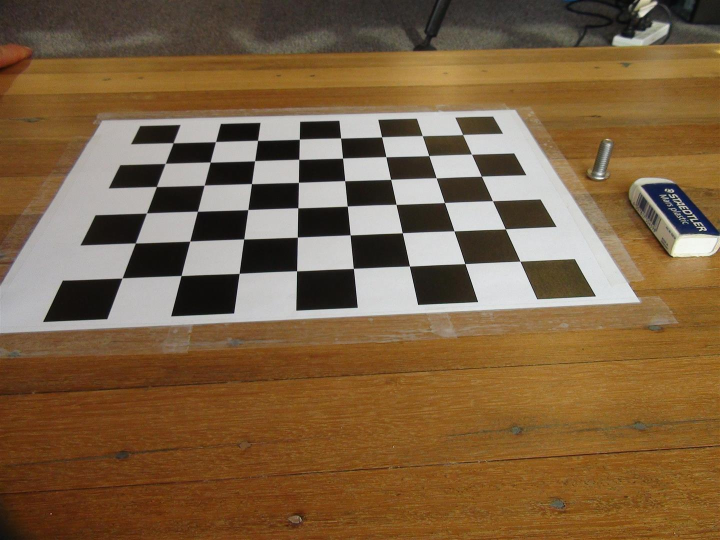
#> input picture data/Calibration/DSC00019 (Large).JPG, 1440 x 1080 px (shown at 1/2 size)
$ python -i build_geometry.py   (imports and definitions only)
#> lines starting #> are read from the running program, lines starting #| are printed output that depends on the picture
# ------------------------------------------------------------------------
# ------------------------------------------------------------------------
#
#
# SCRIPT   : build_geometry.py
# POURPOSE : build a gemoetry file with camera and rectification information
# AUTHOR   : Caio Eadi Stringari
# EMAIL    : Caio.EadiStringari@uon.edu.au
#
# V1.0     : 06/09/2017 [Caio Stringari]
# V2.0     : 22/01/2018 [Caio Stringari]
#          : - add pywavelearn imports
#
# OBSERVATIOS:
#
# ------------------------------------------------------------------------
# ------------------------------------------------------------------------


# OS
import os
import sys

# dates
import datetime

# arguments
import argparse

# numpy, pandas and xarray
import numpy as np
import pandas as pd
import xarray as xr

# scipy
import scipy.spatial

# Image I/O
import cv2
import skimage.io

# errors
from sklearn.metrics import mean_squared_error

# Matplotlib
import matplotlib.pyplot as plt

# videotools
from pywavelearn.image import (find_homography, rectify_image,
                               find_horizon_offset, rotate_translate,
                               construct_rgba_vector, camera_parser)


def crop(I, cropfile='crop.txt'):
    """
    Crop image based on a "crop" file.

    The crop file is a text file with 3 lines:
    first line is True or False, second indicates crop in U and third the
    crop in V.

    For example: crop.txt

    True
    400:1200
    300:900

    ----------
    Args:
        I [Mandatory (np.ndarray)]: image array. Use cv or skimage to read the
                                    file

        cropfile [Optional (str)]: filename of the crop file
    ----------
    Returns:
        I [ (np.ndarray)]: Croped array
    """

    # Crop the image
    f = open(cropfile, "r").readlines()
    for line in f:
        line = line.strip("\n")
        if line == "True":
            crp = True
            break
        else:
            crp = False
    if crp:
        u1 = int(f[1].split(":")[0])
        u2 = int(f[1].split(":")[1])
        v1 = int(f[2].split(":")[0])
        v2 = int(f[2].split(":")[1])
        return I[v1:v2, u1:u2]
    else:
        return I


# [90 lines left out: function main, not called in this run]


# [111 lines not run here, left out]

>>> import cv2
>>> picture = cv2.imread('../data/Calibration/DSC00019 (Large).JPG', cv2.IMREAD_GRAYSCALE)
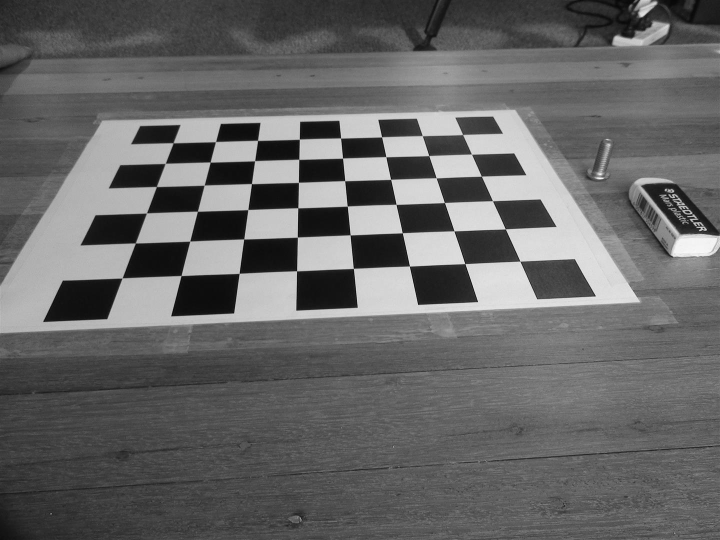
#> picture: shape (1080, 1440) (shown at 1/2 size); min 0, max 255, mean 102.2
>>> result = crop(picture)
#> (the run stopped early here; a loop or call above may not have finished)

$ run again, on data/Calibration/DSC00021 (Large).JPG
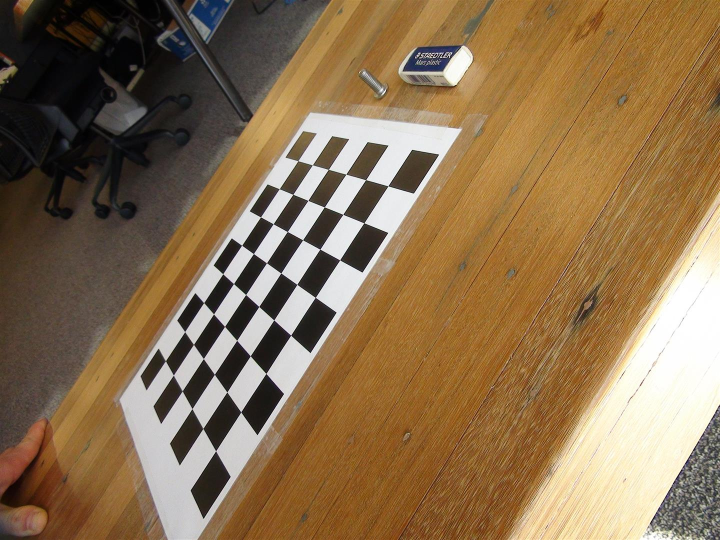
#> input picture data/Calibration/DSC00021 (Large).JPG, 1440 x 1080 px (shown at 1/2 size)
#> `picture = cv2.imread('../data/Calibration/DSC00019 (Large).JPG', cv2.I..`:
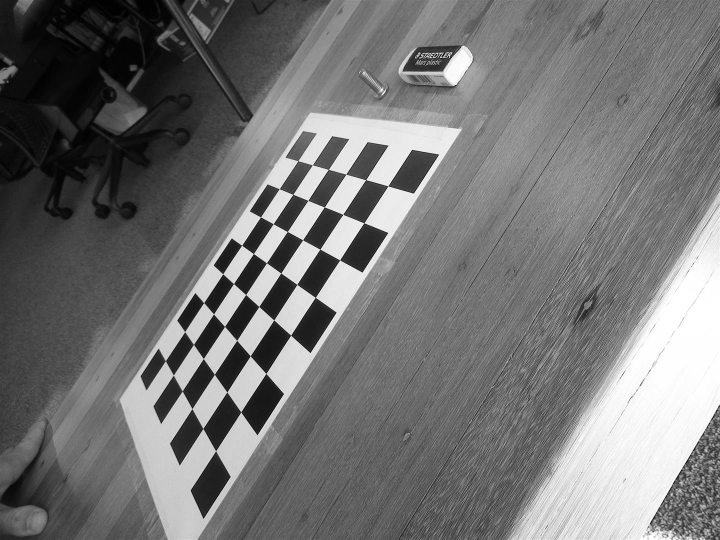
#> picture: shape (1080, 1440) (shown at 1/2 size); min 0, max 255, mean 116.5

$ run again, on data/Calibration/DSC00022 (Large).JPG
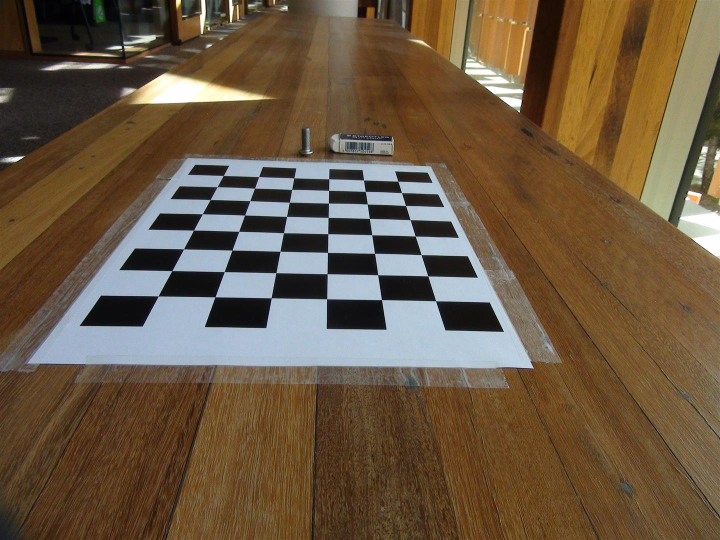
#> input picture data/Calibration/DSC00022 (Large).JPG, 1440 x 1080 px (shown at 1/2 size)
#> `picture = cv2.imread('../data/Calibration/DSC00019 (Large).JPG', cv2.I..`:
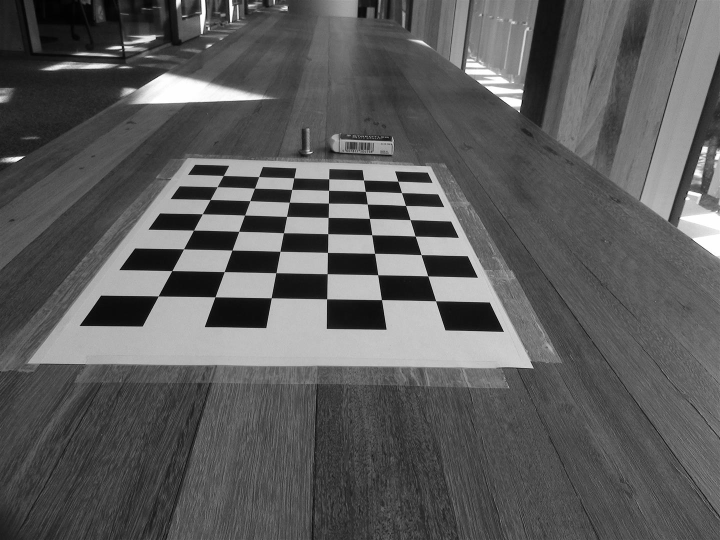
#> picture: shape (1080, 1440) (shown at 1/2 size); min 0, max 255, mean 91.8

$ run again, on data/Calibration/DSC00023 (Large).JPG
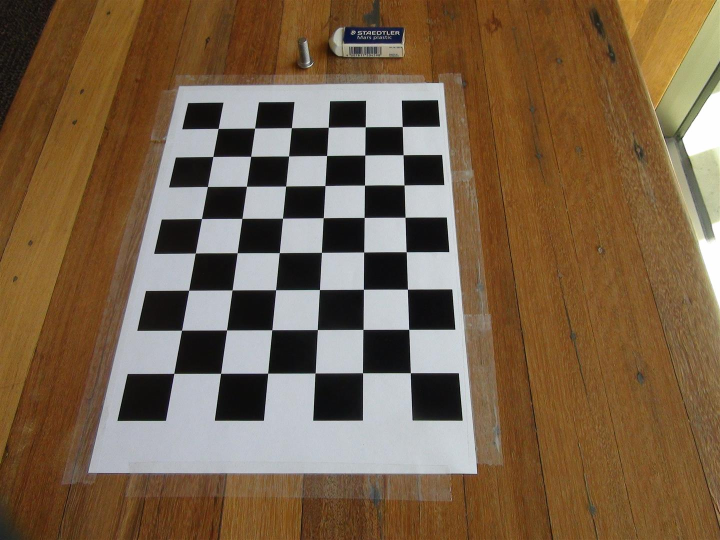
#> input picture data/Calibration/DSC00023 (Large).JPG, 1440 x 1080 px (shown at 1/2 size)
#> `picture = cv2.imread('../data/Calibration/DSC00019 (Large).JPG', cv2.I..`:
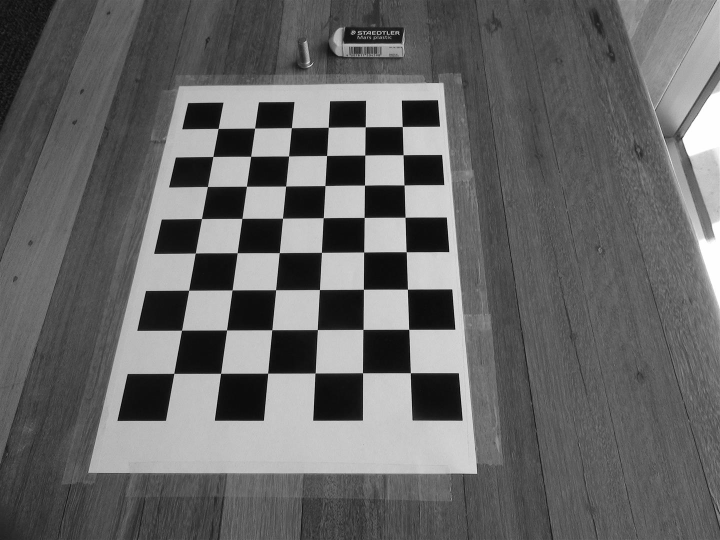
#> picture: shape (1080, 1440) (shown at 1/2 size); min 0, max 255, mean 102
